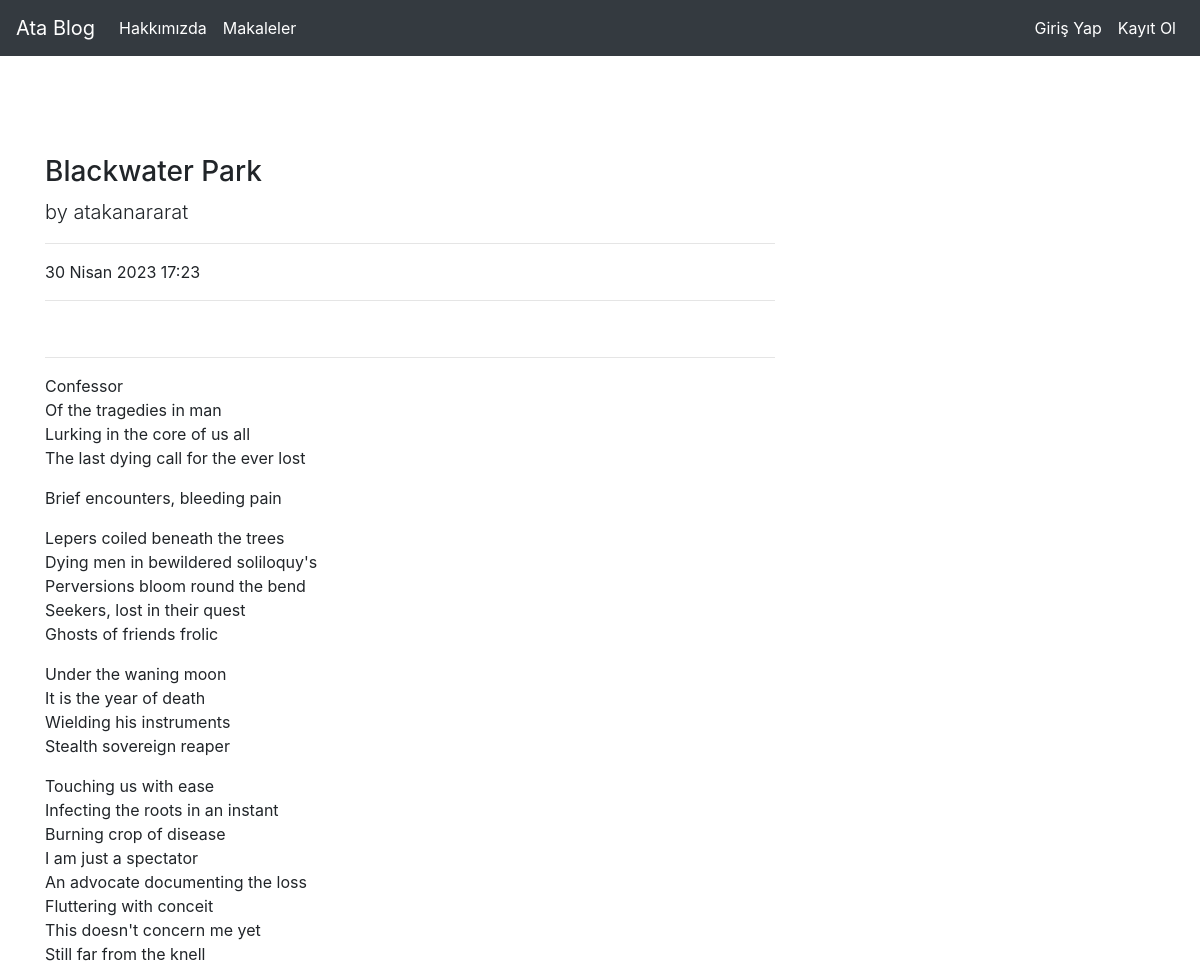
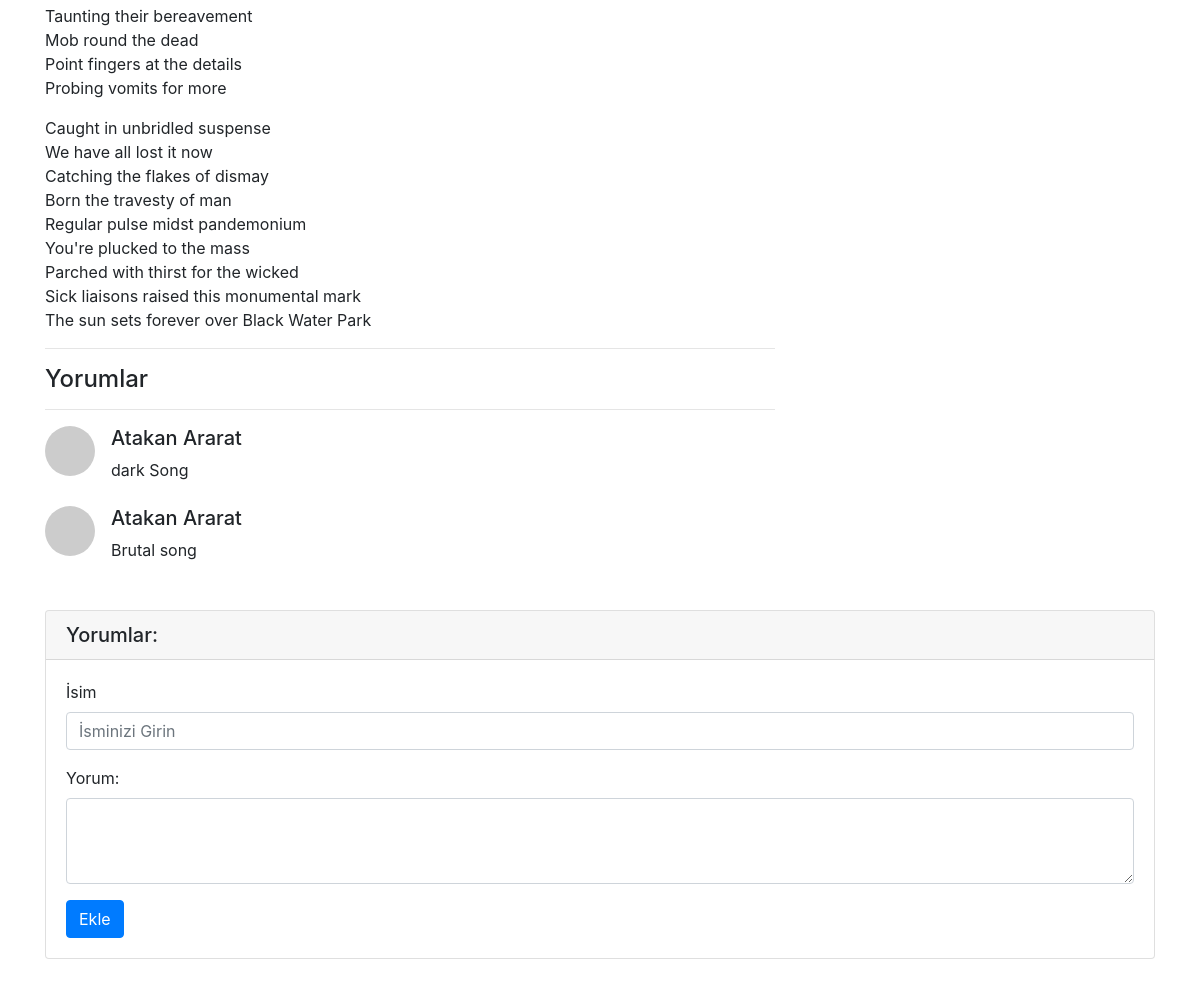
/articles/article/17, run on the app's committed database (2 pictures, top to bottom).
### article/models.py (models this page shows, shortened)
class Article(models.Model):
    author=models.ForeignKey("auth.User",on_delete=models.CASCADE,verbose_name="Yazar")
    title=models.CharField(max_length=50,verbose_name="Başlık")
    content=RichTextField()
    created_date = models.DateTimeField(auto_now_add=True,verbose_name="Oluşturulma Tarihi")
    article_image=models.FileField(blank=True,null=True,verbose_name="Eklenti")
    class Meta :
        ordering = ["-created_date"]

class Comment(models.Model):
    article=models.ForeignKey(Article,on_delete=models.CASCADE,verbose_name="Makale",related_name="comments")
    comment_author=models.CharField(max_length=50,verbose_name="İsim")
    comment_content=models.CharField(max_length=200,verbose_name="Yorum")
    comment_date=models.DateTimeField(auto_now_add=True)
    class Meta :
        ordering = ["-comment_date"]

### article/views.py (the view)
# urls.py: path('article/<int:id>', views.detail , name="detail"),
def detail(request,id):
    article=get_object_or_404(Article,id=id)
    comments=article.comments.all()
    return render(request,"detail.html",{"article":article,"comments":comments})

### templates/detail.html (shortened to what this page needs)
{% extends "layout.html" %}
{% block body %}
<div class="row">
    <div class="col-lg-8">
      <h3 class="mt-4">{{article.title}}</h3>
      <p class="lead">
        by
        {{article.author.username}}
      </p>
      <hr>
      <p>{{article.created_date}}</p>
      <hr>
      <hr>
      <p class="lead">
        {{article.content|safe}}
      </p>
      <hr>
      <h4>Yorumlar</h4>
      <hr>
      {% if comments %}
      {% for comment in comments %}
      <div class="media mb-4">
        <img class="d-flex mr-3 rounded-circle" src="http://placehold.it/50x50" alt="">
        <div class="media-body">
          <h5 class="mt-0">{{comment.comment_author}}</h5>
          {{comment.comment_content}}
        </div>
      </div>
      {% endfor %}
      {% else %}
      <div class="alert alert-danger">
      Herhangi Bir Yorum Yok
      </div>
      {% endif %}
    </div>
</div>
      <div class="card my-4">
        <h5 class="card-header">Yorumlar:</h5>
        <div class="card-body">
          <form method="post" action="{% url 'article:comment' article.id %}">
            <div class="form-group">
              <label for="formGroupExampleInput">İsim</label>
              <input name="comment_author" type="text" class="form-control" id="formGroupExampleInput" placeholder="İsminizi Girin">
            </div>
            <div class="form-group">
              <label for="formGroupExampleInput">Yorum:</label>
              <textarea name="comment_content" class="form-control" rows="3"></textarea>
            </div>
            <button type="submit" class="btn btn-primary">Ekle</button>
          </form>
        </div>
      </div>
{% endblock body %}

### templates/layout.html (shortened to what this page needs)
<!DOCTYPE html>
<html lang="en">
<head>
    <link rel="stylesheet" href="https://cdn.jsdelivr.net/npm/bootstrap@4.0.0/dist/css/bootstrap.min.css">
</head>
<body>
    {% include "includes/navbar.html" %}
    <div style = "margin-top : 75px; margin-bottom : 100px;" class="container">
        {% block body %}
        {% endblock body %}
    </div>
</body>
</html>

### templates/includes/navbar.html (shortened to what this page needs)
<nav class="navbar navbar-expand-md navbar-dark bg-dark mb-4">
      <a class="navbar-brand" href="{% url 'index' %}">Ata Blog</a>
      <div class="collapse navbar-collapse" id="navbarCollapse">
        <ul class="navbar-nav mr-auto">
          <li class="nav-item active">
            <a class="nav-link" href="{% url 'about' %}">Hakkımızda <span class="sr-only">(current)</span></a>
          </li>
          <li class="nav-item active">
            <a class="nav-link" href="{% url 'article:articles' %}">Makaleler <span class="sr-only">(current)</span></a>
          </li>
        </ul>
        <ul class="navbar-nav ml-auto">
            {% if request.user.is_authenticated %}
              <li class="nav-item active">
                <a class="nav-link" href="{% url 'article:dashboard' %}">Kontrol Paneli</a>
              </li>
              <li class="nav-item active">
                <a class="nav-link" href="{% url 'user:logout' %}">Çıkış Yap</a>
              </li>
            {% else %}
              <li class="nav-item active">
                <a class="nav-link" href="{% url 'user:login' %}">Giriş Yap</a>
              </li>
            {% endif %}
            <li class="nav-item active">
              <a class="nav-link" href="{% url 'user:register' %}">Kayıt Ol</a>
            </li>
            </ul>
      </div>
</nav>

### data on the page
Article: title "Blackwater Park", author.username "atakanararat", created_date "30 Nisan 2023 17:23", content "Confessor Of the tragedies in man Lurking in the core of us all The last dying call for the ever lost Brief encounters, bleeding pain Lepers coiled beneath the trees Dying men in bewildered soliloquy's Perversions bloom round the bend Seekers, lost in their quest Ghosts of friends frolic Under the waning moon It is the year of death Wielding his instruments Stealth sovereign reaper Touching us with ease Infecting the roots in an instant Burning crop of disease I am just a spectator An advocate documenting the loss Fluttering with conceit This doesn't concern me yet Still far from the knell Taunting their bereavement Mob round the dead Point fingers at the details Probing vomits for more…"
Comment: comment_author "Atakan Ararat", comment_content "dark Song"
Comment: comment_author "Atakan Ararat", comment_content "Brutal song"
